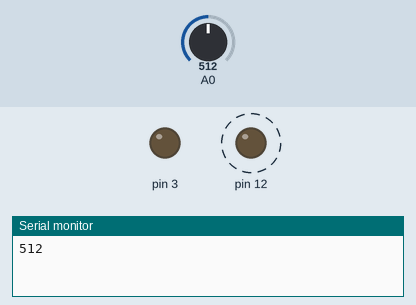
The sketch below on a simulated Arduino Uno, built with avr-gcc and run on an emulated ATmega328P. Parts: output pins drawn as LEDs (lit = HIGH), the last lines printed to the serial monitor. Dashed ring = blinking. The inputs (shaded band) are chosen by the test bench; at power-on: A0 = 512.

Above: at 1.8 s.
1.9 s: A0 set to 511
At 3.4 s:
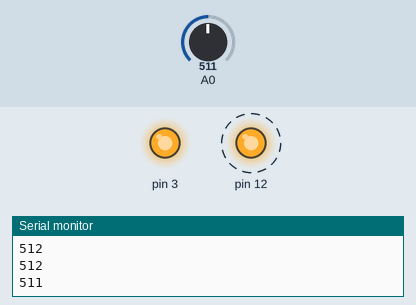
5.5 s: A0 set to 122
At 6.45 s:
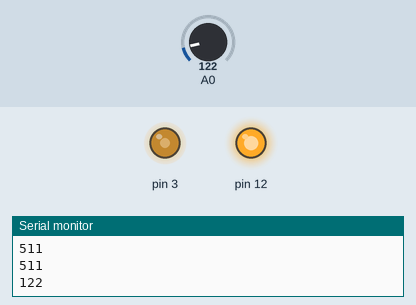
9.0 s: A0 set to 900
At 11.3 s:
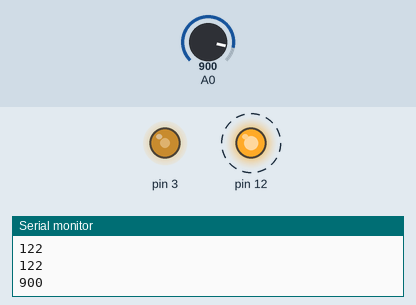
13.1 s: A0 set to 1023
At 17.3 s:
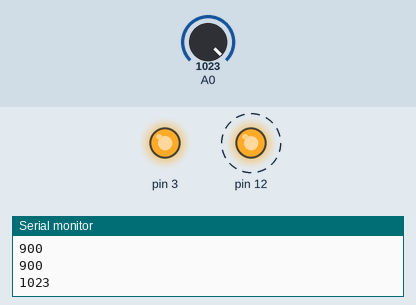
Timing chart, 0 to 18.2 s (numbered marks = the images above; inputs shaded):
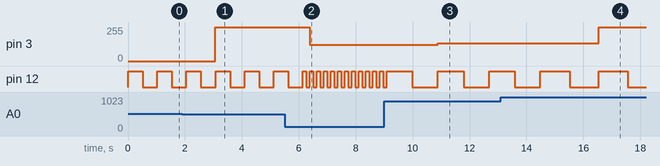

The sketch:

Variable_Resistor.ino
```cpp
void setup() {
  // put your setup code here, to run once:
  pinMode(12, OUTPUT);
  Serial.begin(9600);
}

void loop() {
  // put your main code here, to run repeatedly:
  int sensorRead = analogRead(A0);

  // if(sensorRead<200){
  //   sensorRead = 200;
  // }
  // else if(sensorRead> 600){
  //   sensorRead = 600;
  // }
  // int ledblink = map(sensorRead, 200, 600, 0, 255);
  digitalWrite(12, HIGH);
  delay(sensorRead);
  digitalWrite(12, LOW);
  delay(sensorRead);
  Serial.println(sensorRead);
  analogWrite(3, sensorRead);
  delay(1);
}
```

Measured:
- the behaviour switches between 512 and 511 on A0 (found by bisection; images 0 and 1)
- after the input at 1.9 s, pin 3: 0/255 → 255/255 after 1.2 s
- after the input at 5.5 s, pin 3: 255/255 → 122/255 after 0.89 s
- after the input at 9.0 s, pin 3: 122/255 → 132/255 after 1.9 s; pin 12: alternates HIGH for 0.90 s and LOW for 0.90 s, starting after 0.99 s
- after the input at 13.1 s, pin 3: 132/255 → 255/255 after 3.4 s
- by itself, pin 12: alternates HIGH for 0.51 s and LOW for 0.51 s
